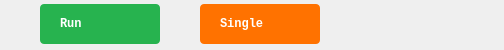
    <widget class="QWidget" name="toolbarWidget" native="true">
     <property name="sizePolicy">
      <sizepolicy hsizetype="Preferred" vsizetype="Preferred">
       <horstretch>0</horstretch>
       <verstretch>0</verstretch>
      </sizepolicy>
     </property>
     <property name="minimumSize">
      <size>
       <width>0</width>
       <height>0</height>
      </size>
     </property>
     <property name="maximumSize">
      <size>
       <width>16777215</width>
       <height>50</height>
      </size>
     </property>
     <layout class="QGridLayout" name="gridLayout_3">
      <property name="leftMargin">
       <number>0</number>
      </property>
      <property name="topMargin">
       <number>0</number>
      </property>
      <property name="rightMargin">
       <number>0</number>
      </property>
      <property name="bottomMargin">
       <number>0</number>
      </property>
      <property name="spacing">
       <number>0</number>
      </property>
      <item row="0" column="0">
       <spacer name="horizontalSpacer_3">
        <property name="orientation">
         <enum>Qt::Horizontal</enum>
        </property>
        <property name="sizeHint" stdset="0">
         <size>
          <width>40</width>
          <height>10</height>
         </size>
        </property>
       </spacer>
      </item>
      <item row="0" column="1">
       <widget class="QPushButton" name="btnRunStop">
        <property name="sizePolicy">
         <sizepolicy hsizetype="Fixed" vsizetype="Fixed">
          <horstretch>0</horstretch>
          <verstretch>0</verstretch>
         </sizepolicy>
        </property>
        <property name="minimumSize">
         <size>
          <width>0</width>
          <height>0</height>
         </size>
        </property>
        <property name="palette">
         <palette>
          <active>
           <colorrole role="WindowText">
            <brush brushstyle="SolidPattern">
             <color alpha="255">
              <red>255</red>
              <green>255</green>
              <blue>255</blue>
             </color>
            </brush>
           </colorrole>
           <colorrole role="Button">
            <brush brushstyle="SolidPattern">
             <color alpha="255">
              <red>39</red>
              <green>179</green>
              <blue>79</blue>
             </color>
            </brush>
           </colorrole>
           <colorrole role="Text">
            <brush brushstyle="SolidPattern">
             <color alpha="255">
              <red>255</red>
              <green>255</green>
              <blue>255</blue>
             </color>
            </brush>
           </colorrole>
           <colorrole role="ButtonText">
            <brush brushstyle="SolidPattern">
             <color alpha="255">
              <red>255</red>
              <green>255</green>
              <blue>255</blue>
             </color>
            </brush>
           </colorrole>
           <colorrole role="Base">
            <brush brushstyle="SolidPattern">
             <color alpha="255">
              <red>39</red>
              <green>179</green>
              <blue>79</blue>
             </color>
            </brush>
           </colorrole>
           <colorrole role="Window">
            <brush brushstyle="SolidPattern">
             <color alpha="255">
              <red>39</red>
              <green>179</green>
              <blue>79</blue>
             </color>
            </brush>
           </colorrole>
          </active>
          <inactive>
           <colorrole role="WindowText">
            <brush brushstyle="SolidPattern">
             <color alpha="255">
              <red>255</red>
              <green>255</green>
              <blue>255</blue>
             </color>
            </brush>
           </colorrole>
           <colorrole role="Button">
            <brush brushstyle="SolidPattern">
             <color alpha="255">
              <red>39</red>
              <green>179</green>
              <blue>79</blue>
             </color>
            </brush>
           </colorrole>
           <colorrole role="Text">
            <brush brushstyle="SolidPattern">
             <color alpha="255">
              <red>255</red>
              <green>255</green>
              <blue>255</blue>
             </color>
            </brush>
           </colorrole>
           <colorrole role="ButtonText">
            <brush brushstyle="SolidPattern">
             <color alpha="255">
              <red>255</red>
              <green>255</green>
              <blue>255</blue>
             </color>
            </brush>
           </colorrole>
           <colorrole role="Base">
            <brush brushstyle="SolidPattern">
             <color alpha="255">
              <red>39</red>
              <green>179</green>
              <blue>79</blue>
             </color>
            </brush>
           </colorrole>
           <colorrole role="Window">
            <brush brushstyle="SolidPattern">
             <color alpha="255">
              <red>39</red>
              <green>179</green>
              <blue>79</blue>
             </color>
            </brush>
           </colorrole>
          </inactive>
          <disabled>
           <colorrole role="WindowText">
            <brush brushstyle="SolidPattern">
             <color alpha="255">
              <red>255</red>
              <green>255</green>
              <blue>255</blue>
             </color>
            </brush>
           </colorrole>
           <colorrole role="Button">
            <brush brushstyle="SolidPattern">
             <color alpha="255">
              <red>128</red>
              <green>128</green>
              <blue>128</blue>
             </color>
            </brush>
           </colorrole>
           <colorrole role="Text">
            <brush brushstyle="SolidPattern">
             <color alpha="255">
              <red>255</red>
              <green>255</green>
              <blue>255</blue>
             </color>
            </brush>
           </colorrole>
           <colorrole role="ButtonText">
            <brush brushstyle="SolidPattern">
             <color alpha="255">
              <red>255</red>
              <green>255</green>
              <blue>255</blue>
             </color>
            </brush>
           </colorrole>
           <colorrole role="Base">
            <brush brushstyle="SolidPattern">
             <color alpha="255">
              <red>128</red>
              <green>128</green>
              <blue>128</blue>
             </color>
            </brush>
           </colorrole>
           <colorrole role="Window">
            <brush brushstyle="SolidPattern">
             <color alpha="255">
              <red>128</red>
              <green>128</green>
              <blue>128</blue>
             </color>
            </brush>
           </colorrole>
          </disabled>
         </palette>
        </property>
        <property name="font">
         <font>
          <family>monospace</family>
          <weight>75</weight>
          <bold>true</bold>
         </font>
        </property>
        <property name="layoutDirection">
         <enum>Qt::RightToLeft</enum>
        </property>
        <property name="styleSheet">
         <string notr="true">/*QPushButton {
color: white;
background-color: green;
font-family: &quot;monospace&quot;;
font-weight: bold;
height: 40px;
border-width: 0px;
border-radius: 3px;
min-width: 6em;
}
QPushButton:disabled {
background-color: grey;
}
QPushButton:checked {
background-color: #F45000;
}*/

QPushButton {
  width: 80px;
  height: 40px;
  border-radius: 4px;
  background-color: #27b34f;
  color: white;
  font-family: &quot;monospace&quot;;
  font-weight: bold;

  text-align: left;
  padding-left: 20px;
  padding-right: 20px;
}

QPushButton::checked {
  background-color: #F45000;
}

QPushButton:disabled {
background-color: grey;
}</string>
        </property>
        <property name="text">
         <string>Run</string>
        </property>
        <property name="icon">
         <iconset resource="../resources/resources.qrc">
          <normaloff>:/icons/ico-play.svg</normaloff>:/icons/ico-play.svg</iconset>
        </property>
        <property name="iconSize">
         <size>
          <width>8</width>
          <height>10</height>
         </size>
        </property>
        <property name="checkable">
         <bool>true</bool>
        </property>
       </widget>
      </item>
      <item row="0" column="2">
       <spacer name="horizontalSpacer_2">
        <property name="orientation">
         <enum>Qt::Horizontal</enum>
        </property>
        <property name="sizeType">
         <enum>QSizePolicy::Fixed</enum>
        </property>
        <property name="sizeHint" stdset="0">
         <size>
          <width>40</width>
          <height>0</height>
         </size>
        </property>
       </spacer>
      </item>
      <item row="0" column="4">
       <spacer name="horizontalSpacer_4">
        <property name="orientation">
         <enum>Qt::Horizontal</enum>
        </property>
        <property name="sizeType">
         <enum>QSizePolicy::Fixed</enum>
        </property>
        <property name="sizeHint" stdset="0">
         <size>
          <width>40</width>
          <height>0</height>
         </size>
        </property>
       </spacer>
      </item>
      <item row="0" column="5">
       <widget class="QPushButton" name="btnSettings">
        <property name="sizePolicy">
         <sizepolicy hsizetype="Minimum" vsizetype="Fixed">
          <horstretch>0</horstretch>
          <verstretch>0</verstretch>
         </sizepolicy>
        </property>
        <property name="minimumSize">
         <size>
          <width>64</width>
          <height>48</height>
         </size>
        </property>
        <property name="maximumSize">
         <size>
          <width>64</width>
          <height>48</height>
         </size>
        </property>
        <property name="styleSheet">
         <string notr="true">QPushButton {
  min-height: 40px;
  max-height: 40px;
  min-width: 60px;
  max-width: 60px;
padding-top:5px;
}

QPushButton:checked {
  image: url(:/icons/gear_wheel_pressed.svg);
  border-top: 1px solid rgba(255,255,255,150);
}

QPushButton:!checked {
  image: url(:/icons/gear_wheel.svg);
  border-top: 1px solid rgba(255,255,255,0);
}


QPushButton:!checked:hover {
  image: url(:/icons/gear_wheel_hover.svg);
  border-top: 1px solid rgba(255,255,255,0);
}

QPushButton:checked:hover {
  image: url(:/icons/gear_wheel_pressed.svg);
  border-top: 1px solid rgba(255,255,255,200);
}</string>
        </property>
        <property name="text">
         <string/>
        </property>
        <property name="checkable">
         <bool>true</bool>
        </property>
        <property name="checked">
         <bool>false</bool>
        </property>
       </widget>
      </item>
      <item row="0" column="8">
       <spacer name="horizontalSpacer">
        <property name="orientation">
         <enum>Qt::Horizontal</enum>
        </property>
        <property name="sizeType">
         <enum>QSizePolicy::Fixed</enum>
        </property>
        <property name="sizeHint" stdset="0">
         <size>
          <width>20</width>
          <height>0</height>
         </size>
        </property>
       </spacer>
      </item>
      <item row="0" column="7">
       <widget class="QPushButton" name="btnChSettings">
        <property name="sizePolicy">
         <sizepolicy hsizetype="Minimum" vsizetype="Fixed">
          <horstretch>0</horstretch>
          <verstretch>0</verstretch>
         </sizepolicy>
        </property>
        <property name="minimumSize">
         <size>
          <width>64</width>
          <height>48</height>
         </size>
        </property>
        <property name="maximumSize">
         <size>
          <width>64</width>
          <height>48</height>
         </size>
        </property>
        <property name="styleSheet">
         <string notr="true">QPushButton {
  min-height: 40px;
  max-height: 40px;
  min-width: 60px;
  max-width: 60px;
  padding-top:5px
}

QPushButton:checked {
  image: url(:/icons/setup3_checked_hover.svg);
  border-top: 1px solid rgba(255,255,255,150);
}

QPushButton:!checked {
  image: url(:/icons/setup3_unchecked.svg);
  border-top: 1px solid rgba(255,255,255,0);
}

QPushButton:!checked:hover {
  image: url(:/icons/setup3_unchecked_hover.svg);
  border-top: 1px solid rgba(255,255,255,0);
}

QPushButton:checked:hover {
  image: url(:/icons/setup3_checked_hover.svg);
  border-top: 1px solid rgba(255,255,255,200);
}</string>
        </property>
        <property name="text">
         <string/>
        </property>
        <property name="checkable">
         <bool>true</bool>
        </property>
       </widget>
      </item>
      <item row="0" column="3">
       <widget class="QPushButton" name="btnSingleRun">
        <property name="sizePolicy">
         <sizepolicy hsizetype="Fixed" vsizetype="Fixed">
          <horstretch>0</horstretch>
          <verstretch>0</verstretch>
         </sizepolicy>
        </property>
        <property name="minimumSize">
         <size>
          <width>0</width>
          <height>0</height>
         </size>
        </property>
        <property name="font">
         <font>
          <family>monospace</family>
          <weight>75</weight>
          <bold>true</bold>
         </font>
        </property>
        <property name="layoutDirection">
         <enum>Qt::RightToLeft</enum>
        </property>
        <property name="styleSheet">
         <string notr="true">/*QPushButton {
color: white;
background-color: orange;
font-family: &quot;monospace&quot;;
font-weight: bold;
height: 40px;
border-width: 0px;
border-radius: 3px;
min-width: 6em;
}
QPushButton:disabled {
background-color: grey;
}
QPushButton:checked {
background-color: #F45000;
}*/

QPushButton {
  width: 80px;
  height: 40px;
  border-radius: 4px;
  background-color: #ff7200;
  color: white;
  font-family: &quot;monospace&quot;;
  font-weight: bold;

  text-align: left;
  padding-left: 20px;
  padding-right: 20px;
}

QPushButton::checked {
  background-color: #F45000;
}

QPushButton:disabled {
background-color: grey;
}</string>
        </property>
        <property name="text">
         <string>Single</string>
        </property>
        <property name="icon">
         <iconset resource="../resources/resources.qrc">
          <normaloff>:/icons/ico-oneshot.svg</normaloff>:/icons/ico-oneshot.svg</iconset>
        </property>
        <property name="iconSize">
         <size>
          <width>8</width>
          <height>10</height>
         </size>
        </property>
        <property name="checkable">
         <bool>false</bool>
        </property>
       </widget>
      </item>
     </layout>
    </widget>
